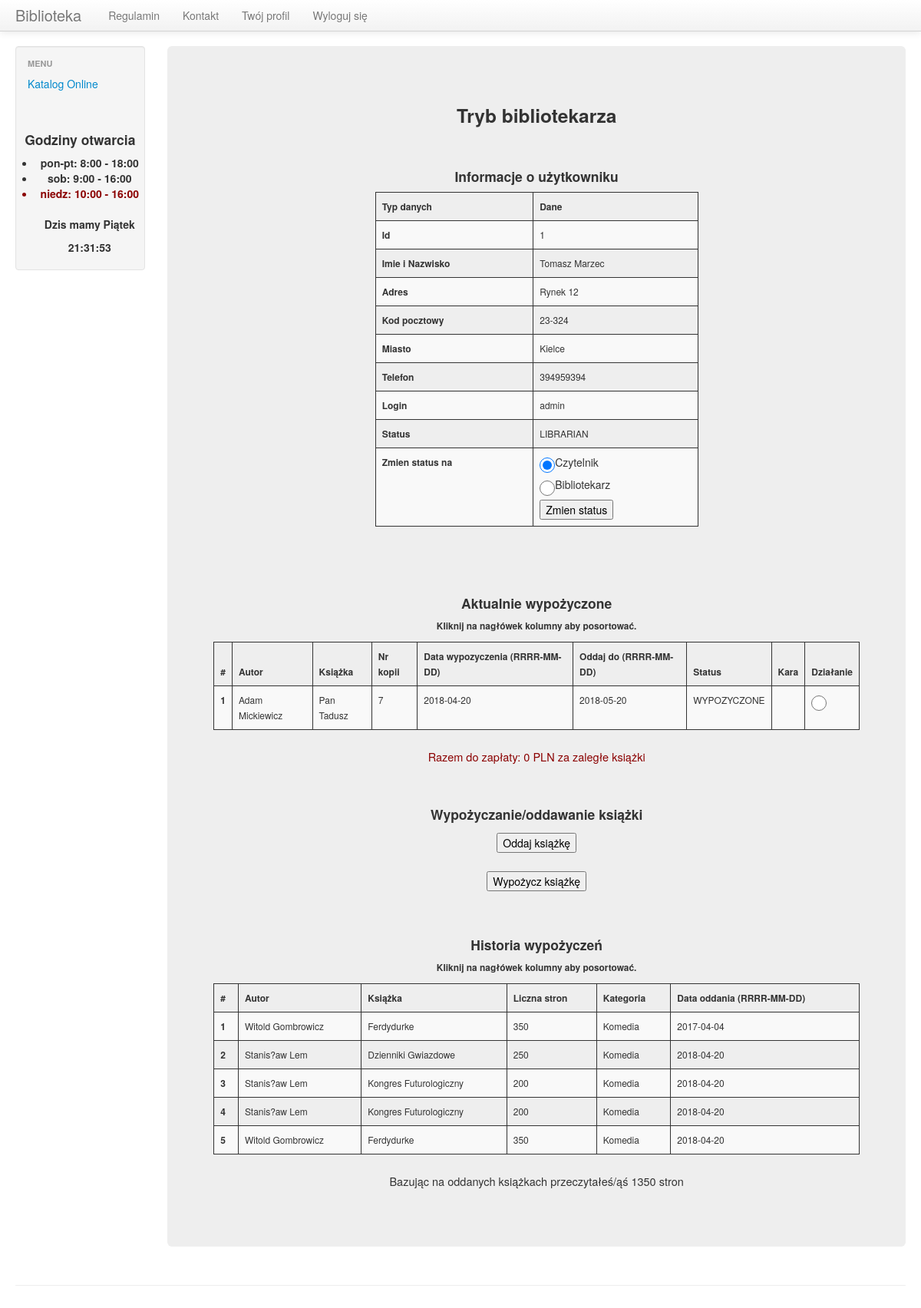
The page /lib_manage_users_menu_page_result.php?user_id=1 (signed in) on the database its author committed.
### tables this page shows
CREATE TABLE `user` (
  `id` int(11) NOT NULL,
  `user` varchar(100) NOT NULL,
  `pass` varchar(500) NOT NULL,
  `view` varchar(100) NOT NULL,
  `name` varchar(100) NOT NULL,
  `surname` varchar(200) NOT NULL,
  `address` varchar(200) NOT NULL,
  `post_code` varchar(6) NOT NULL,
  `city` varchar(100) NOT NULL,
  `phone` varchar(29) NOT NULL
);

CREATE TABLE `borrowings` (
  `id` int(11) NOT NULL,
  `copy_id` int(11) NOT NULL,
  `user_id` int(11) NOT NULL,
  `borrow_date` date NOT NULL,
  `give_date` date NOT NULL,
  `book_id` int(11) NOT NULL
);

CREATE TABLE `book` (
  `id` int(11) NOT NULL,
  `isbn` varchar(50) NOT NULL,
  `title` varchar(400) NOT NULL,
  `author` varchar(400) NOT NULL,
  `pages` int(11) NOT NULL,
  `publish_year` date NOT NULL,
  `category` varchar(200) NOT NULL
);

CREATE TABLE `copy` (
  `id` int(11) NOT NULL,
  `book_id` int(11) NOT NULL,
  `status` varchar(100) NOT NULL
);

### lib_manage_users_menu_page_result.php (the view, shortened to what this page needs)
<?php
include("/templ_scripts/before_content_template.php");
$user_id = htmlspecialchars($_GET['user_id']);
$query = "SELECT borrowings.id, borrowings.copy_id, borrowings.book_id, borrowings.user_id, book.author, book.title, borrowings.borrow_date, borrowings.give_date, copy.status
          FROM borrowings
          INNER JOIN copy ON borrowings.copy_id=copy.id
          INNER JOIN book ON borrowings.book_id=book.id
          WHERE borrowings.user_id=".$user_id."";
$query_history = "SELECT book.author, book.title, book.pages, book.category, borrowings_history.give_date FROM borrowings_history
                  INNER JOIN book ON borrowings_history.book_id=book.id
                  WHERE borrowings_history.user_id=".$user_id."";
$user_info_query = "SELECT name, surname, address, post_code, city, phone, id, user, view
          FROM user
          WHERE id = {$user_id}";
$cost_per_day = 0.2;
$to_pay=0.0;
$user_info_result = mysql_query($user_info_query);
echo '
        <div class="span10">
            <div class="hero-unit text-center">
                <h3>Tryb bibliotekarza</h3>
                <br>
                <h4>Informacje o użytkowniku</h4>
          <form action="lib_manage_users_menu_page_change_status.php" method="POST">
        <div class="user_info_table">
          <table class="table table-striped" >
            <thead>
            <tr>
                <th>Typ danych</th>
                <th>Dane</th>
            </tr>
            </thead>
';
            while($row = mysql_fetch_row($user_info_result))
            {
echo '
              <tr>
                <td><b>Id<b></td>
          			<td>'.$row[6].' </td>
          		</tr>
          		<tr>
                <td><b>Imie i Nazwisko<b></td>
          			<td>'.$row[0].' '.$row[1].' </td>
          		</tr>
          		<tr>
                <td><b>Adres<b></td>
          			<td>'.$row[2].' </td>
          		</tr>
          		<tr>
                <td><b>Kod pocztowy<b></td>
          			<td>'.$row[3].' </td>
          		</tr>
          		<tr>
                <td><b>Miasto<b></td>
          			<td>'.$row[4].' </td>
          		</tr>
          		<tr>
                <td><b>Telefon<b></td>
          			<td>'.$row[5].' </td>
          		</tr>
              <tr>
                <td><b>Login<b></td>
                <td>'.$row[7].' </td>
              </tr>
              <tr>
                <td><b>Status<b></td>
          			<td>'.$row[8].' </td>
          		</tr>
          		<tr>
                <td><b>Zmien status na<b></td>
          			<td>
                  <label><input type="radio" name="user_status" value="READER" checked="">Czytelnik</label>
                  <label><input type="radio" name="user_status" value="LIBRARIAN">Bibliotekarz</label>
                  <input type="submit" value="Zmien status">
                </td>
          		</tr>
';
            };
echo'
            </tbody>
            </table>
          </div>
          </form>
              <br>
              <br>
                <h4>Aktualnie wypożyczone</h4>
                <h6>Kliknij na nagłówek kolumny aby posortować.</h6>
                <form action="lib_manage_users_menu_page_give_copy.php" method="POST">
                    <table class="table table-striped sortable text-center">
                        <thead>
                        <tr>
                            <th scope="col">#</th>
                            <th scope="col">Autor</th>
                            <th scope="col">Książka</th>
                            <th scope="col">Nr kopii</th>
                            <th scope="col">Data wypozyczenia (RRRR-MM-DD)</th>
                            <th scope="col">Oddaj do (RRRR-MM-DD)</th>
                            <th scope="col">Status</th>
                            <th scope="col">Kara</th>
                            <th scope="col">Działanie</th>
                        </tr>
                        </thead>
                        <tbody>
';
                $row_nr=0;
                $result = mysql_query($query);
                if(!$result) echo 'BLAD zapytania ksiazek z bazy!';
                  else
                  {
                        while($row = mysql_fetch_row($result))
                        {
                          $row_nr++;
                          echo '<tr>';
                          echo '<th scope="row">'.$row_nr.'</th>';
                          echo '<td>'.$row[4].'</td>';
                          echo '<td>'.$row[5].'</td>';
                          echo '<td>'.$row[1].'</td>';
                          echo '<td>'.$row[6].'</td>';
                          echo '<td>'.$row[7].'</td>';
                          echo '<td>'.$row[8].'</td>';
                          $today = strtotime(date('Y-m-d', strtotime('now')));
                          $give_date = strtotime(date('Y-m-d', strtotime($row[7])));
                          $secs = $give_date - $today;
                          $days = abs($secs / 86400);
                          if($give_date >= $today ){
                            echo '<td></td>';
                          }
                          else {
                            $to_pay += $days*$cost_per_day;
                            echo '<td>Nie oddano ksiazki w terminie. Spóżnienie o '.$days.' dni. Kara: '.$days*$cost_per_day.' PLN</td>';
                          }
                          echo '<td>
                                  <label><input type="radio" name="copy_id" value="'.$row[1].'" required=""></label>
                                </td>';
                        };
                  }
echo '
                    </tbody>
                    </table>
                    <p id="to_pay">Razem do zapłaty: '.$to_pay.' PLN za zaległe książki</p>
                    <br>
                    <h4>Wypożyczanie/oddawanie książki</h4>
                  <input type="submit" value="Oddaj książkę">
                </form>
                <form action="lib_manage_users_menu_page_borrow_copy.php" method="POST">
                  <input type="submit" value="Wypożycz książkę">
                </form>
                    <br>
                <h4>Historia wypożyczeń</h4>
                <h6>Kliknij na nagłówek kolumny aby posortować.</h6>
                    <table class="table table-striped sortable text-center">
                        <thead>
                        <tr>
                            <th scope="col">#</th>
                            <th scope="col">Autor</th>
                            <th scope="col">Książka</th>
                            <th scope="col">Liczna stron</th>
                            <th scope="col">Kategoria</th>
                            <th scope="col">Data oddania (RRRR-MM-DD)</th>
                        </tr>
                        </thead>
                        <tbody>
';
                    $row_nr=0;
                    $pages_counter = 0;
                    $result = mysql_query($query_history);
                    if(!$result) echo 'BLAD zapytania historii ksiazek z bazy!';
                      else
                      {
                            while($row = mysql_fetch_row($result))
                            {
                              $row_nr++;
                              echo '<tr>';
                              echo '<th scope="row">'.$row_nr.'</th>';
                              echo '<td>'.$row[0].'</td>';
                              echo '<td>'.$row[1].'</td>';
                              echo '<td>'.$row[2].'</td>'; $pages_counter+=$row[2];
                              echo '<td>'.$row[3].'</td>';
                              echo '<td>'.$row[4].'</td>';
                            };
                      }
echo '
                        </tbody>
                    </table>
                    <p>Bazując na oddanych książkach przeczytałeś/ąś '.$pages_counter.' stron</p>
            </div>
        </div>
';
include("/templ_scripts/after_content_template.php");
?>

### scripts/style.css (style rules this page uses)
body { padding-top: 60px; padding-bottom: 40px; }
h1, h2, h3, h4, h5, h6 { text-align: center; }
#to_pay { color: darkred; }
table,th,td,tr { border: 1px solid; }
.user_info_table { padding-left: 25%; width: 50%; }
input[type=radio] { width: 20px; height: 20px; }
thead { font-size: 12px; font-weight: bolder; }
tbody { font-size: 12px; }
.hero-unit { font-size: 14.5px; }

### rows shown on the page
user: id "1", name "Tomasz", surname "Marzec", address "Rynek 12", post_code "23-324", city "Kielce", phone "394959394", user "admin", view "LIBRARIAN"
borrowings: book.author "Adam Mickiewicz", book.title "Pan Tadusz", copy "7", borrow_date "2018-04-20", give_date "2018-05-20", copy.status "WYPOZYCZONE"

### other values the page prints
$to_pay "0"
$row[0] "Witold Gombrowicz"
$row[1] "Ferdydurke"
$row[2] "350"
$row[3] "Komedia"
$row[4] "2017-04-04"
$row[0] "Stanis?aw Lem"
$row[1] "Dzienniki Gwiazdowe"
$row[2] "250"
$row[4] "2018-04-20"
$row[1] "Kongres Futurologiczny"
$row[2] "200"
$pages_counter "1350"
